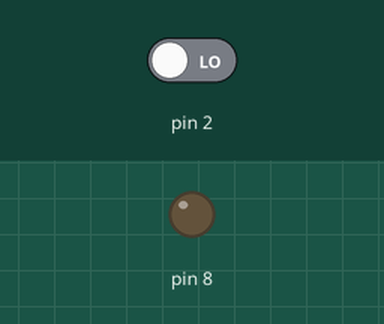
A sketch run on a simulated Arduino Uno, built with avr-gcc and run on an emulated ATmega328P. Shown: output pins drawn as LEDs (lit = HIGH). Inputs (shaded band) come from the test bench; at power-on: pin 2 LOW.

Above: at 1.2 s.
1.3 s: pin 2 driven HIGH
At 1.7 s:
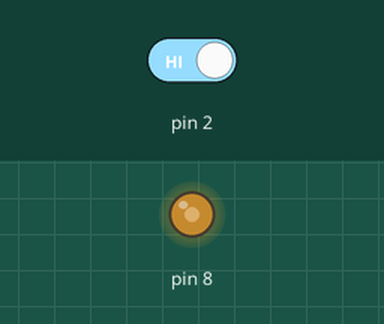
2.8 s: pin 2 driven LOW
At 3.5 s:
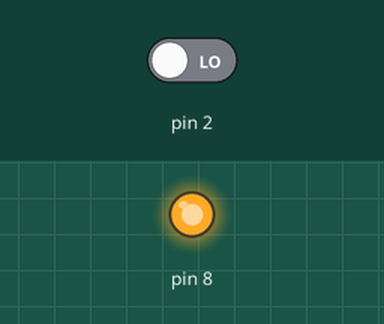
Timing chart, 0 to 5.8 s (numbered marks = the images above; inputs shaded):
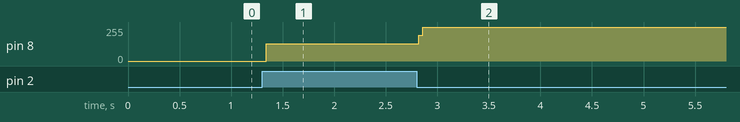

Measured:
- after the input at 1.3 s, pin 8: 0/255 → 129/255 at once
- after the input at 2.8 s, pin 8: 129/255 → 255/255 at once

The sketch:

3.ino
```cpp
byte y=0;
void setup() {
  pinMode(2,INPUT);
  pinMode(8,OUTPUT);
}

void loop() {
  if(digitalRead(2) ==1){
    y+=1;

  }

  if(y==1){
    digitalWrite(8,HIGH);
  }
  if(y==2){
    digitalWrite(8,LOW);
    y=0;
  }

}
```
